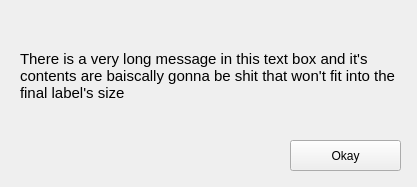
<?xml version="1.0" encoding="UTF-8"?>
<ui version="4.0">
 <class>MainWindow</class>
 <widget class="QMainWindow" name="MainWindow">
  <property name="geometry">
   <rect>
    <x>0</x>
    <y>0</y>
    <width>417</width>
    <height>187</height>
   </rect>
  </property>
  <property name="minimumSize">
   <size>
    <width>417</width>
    <height>187</height>
   </size>
  </property>
  <property name="maximumSize">
   <size>
    <width>417</width>
    <height>187</height>
   </size>
  </property>
  <property name="windowTitle">
   <string>Info</string>
  </property>
  <widget class="QWidget" name="centralwidget">
   <widget class="QPushButton" name="okayButton">
    <property name="geometry">
     <rect>
      <x>290</x>
      <y>140</y>
      <width>111</width>
      <height>31</height>
     </rect>
    </property>
    <property name="contextMenuPolicy">
     <enum>Qt::NoContextMenu</enum>
    </property>
    <property name="text">
     <string>Okay</string>
    </property>
   </widget>
   <widget class="QLabel" name="message">
    <property name="geometry">
     <rect>
      <x>20</x>
      <y>20</y>
      <width>381</width>
      <height>111</height>
     </rect>
    </property>
    <property name="font">
     <font>
      <pointsize>11</pointsize>
     </font>
    </property>
    <property name="text">
     <string>There is a very long message in this text box and it's contents are baiscally gonna be shit that won't fit into the final label's size</string>
    </property>
    <property name="wordWrap">
     <bool>true</bool>
    </property>
   </widget>
  </widget>
 </widget>
 <resources/>
 <connections/>
</ui>
